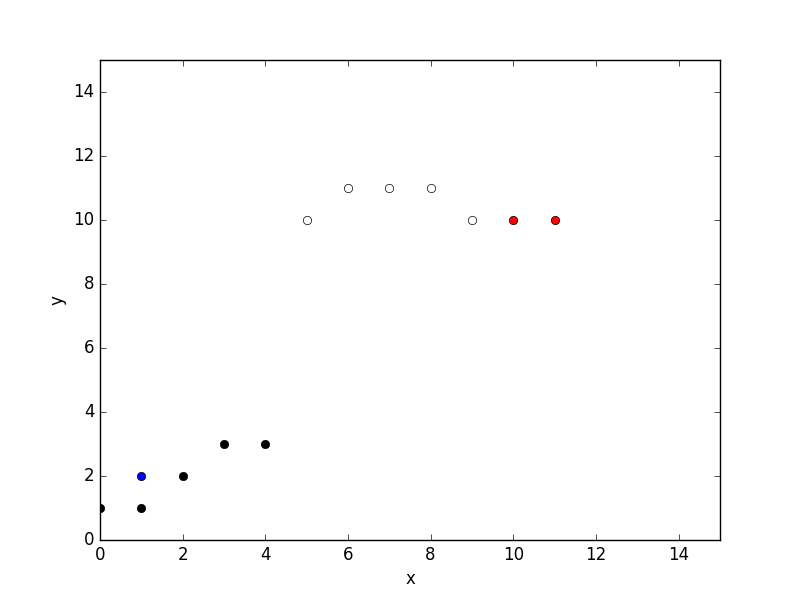

Reproduce this figure in Python.
import numpy as np
from sklearn import neighbors, datasets
import matplotlib.pyplot as pl

"""
 * 初始化一个digit类
 * @param {string}
 * @return {string}
"""
class digit(): 
    pass


"""
 * 创建数据集.
 * @param {string}
 * @return {string}
"""
digits = digit()
digits.data = [[0, 1],[1, 1], [2, 2], [3, 3], [4, 3], [5,10], [6,11], [7, 11], [8,11], [9, 10], [10, 10], [11, 10], [1, 2]]
digits.target = [1, 1, 1, 1, 1, 0, 0, 0, 0, 0, 0, 0, 1]

"""
 * 选定训练集为前10个
 * @param {string}
 * @return {string}
"""
trainNum = 10
trainX = digits.data[0 : trainNum]
trainY = digits.target[0 : trainNum]

"""
 * 选定测试集为后3个
 * @param {string}
 * @return {string}
"""
testX = digits.data[trainNum: ]
testY = digits.target[trainNum: ]


"""
 * 选定knn阶数
 * @param {string}
 * @return {string}
"""
n_neighbors = 5
print('{K}NN训练'.format(K=n_neighbors))


"""
 * 预测结果
 * @param {string}
 * @return {string}
"""
clf = neighbors.KNeighborsClassifier(n_neighbors, weights='uniform')
clf.fit(trainX, trainY)
Z = clf.predict(testX)

"""
 * 打印结果
 * @param {string}
 * @return {string}
"""
print('预测结果:\n')
print(Z)

"""
 * 打印错误率
 * @param {string}
 * @return {string}
"""
print("\nthe total error rate is: %f" % ( 1 - np.sum(Z==testY) / float(len(testX)) ))



"""
 * 绘制示意图
 * @param {string}
 * @return {string}
"""
#训练数据
one_train_data = [trainX[index] for index in range(0, trainNum) if trainY[index] == 1]
zero_train_data = [trainX[index] for index in range(0, trainNum) if trainY[index] == 0]
#预测数据
one_predict_data = [testX[index] for index in range(0, 3) if Z[index] == 1]
zero_predict_data = [testX[index] for index in range(0, 3) if Z[index] == 0]
pl.plot([node[0] for node in one_train_data], [node[1] for node in one_train_data], 'ko')
pl.plot([node[0] for node in zero_train_data], [node[1] for node in zero_train_data], 'wo')
pl.plot([node[0] for node in one_predict_data], [node[1] for node in one_predict_data], 'bo')
pl.plot([node[0] for node in zero_predict_data], [node[1] for node in zero_predict_data], 'ro')
pl.xlabel('x')
pl.ylabel('y')
pl.xlim(0, 15)
pl.ylim(0, 15)
pl.show()
